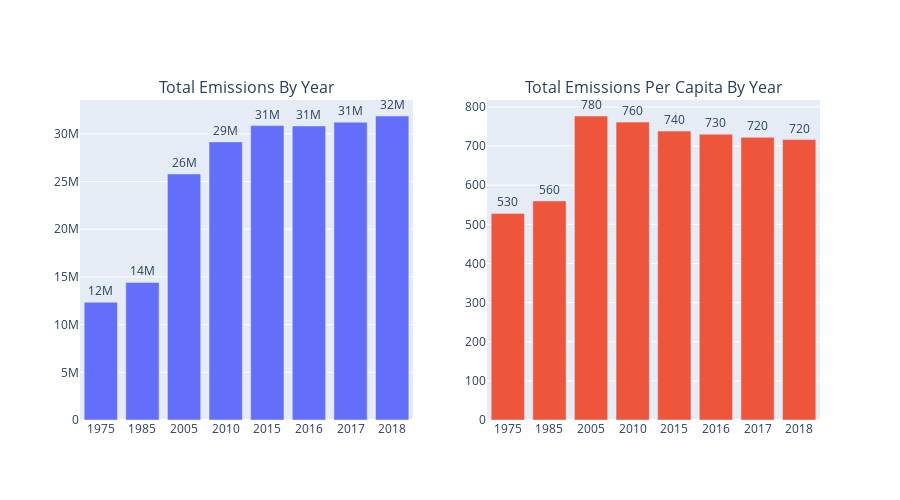

Here is the notebook cell this chart was saved with:
### Code cell
from plotly.subplots import make_subplots
from plotly import graph_objects as go

fig = make_subplots(rows=1, cols=2, 
                         specs=[
                              [{"type": "bar"}, {"type": "bar"}],                           
                              ],
                         subplot_titles=("Total Emissions By Year", "Total Emissions Per Capita By Year", ))


#Subplot1; Total Emissions By Year
emissions_total = 'Emissions (thousand metric tons of carbon dioxide)'
total_emissions = emission_agg_by_year[emission_agg_by_year.Series== emissions_total]

fig.add_trace(
     
     go.Bar(name= f"Total Emissions By Year",x = total_emissions['Year'], y=total_emissions['Total_Emission'],   legendgroup = '1', showlegend=False,
                                   text = total_emissions['Total_Emission'], textposition='outside', texttemplate='%{text:.2s}'),
     row = 1,
     col = 1,
     

)

# fig.update_yaxes(title_text='Total Emission (thousand MT of CO2 )')
# fig.update_xaxes(title_text='Year')

#Subplot2; Total Emissions Per Capita By Year
emissions_total = 'Emissions per capita (metric tons of carbon dioxide)'
total_emissions = emission_agg_by_year[emission_agg_by_year.Series== emissions_total]

fig.add_trace(
     
     go.Bar(name= f"Total Emissions By Year",x = total_emissions['Year'], y=total_emissions['Total_Emission'],   legendgroup = '1', showlegend=False,
                                   text = total_emissions['Total_Emission'], textposition='outside', texttemplate='%{text:.2s}'),
     row = 1,
     col = 2,
     

)

# fig.update_yaxes(title_text='Total Emission Per Capita (MT of CO2 )')
# fig.update_xaxes(title_text='Year')


fig.update_layout(height=500,  legend_tracegroupgap = 20)
fig.show()

### Figure 1 — Plotly figure (JSON) as saved in the notebook; plotly's stock layout.template omitted (floating-point values rounded to 4 significant figures)
{"data": [{"legendgroup": "1", "name": "Total Emissions By Year", "showlegend": false, "text": ["12342992.0", "14420731.0", "25792540.0", "29150161.0", "30857224.0", "30819714.0", "31217941.0", "31864384.0"], "textposition": "outside", "texttemplate": "%{text:.2s}", "type": "bar", "x": ["1975", "1985", "2005", "2010", "2015", "2016", "2017", "2018"], "xaxis": "x", "y": [12342992, 14420731, 25792540, 29150161, 30857224, 30819714, 31217941, 31864384], "yaxis": "y"}, {"legendgroup": "1", "name": "Total Emissions By Year", "showlegend": false, "text": ["527.9", "559.6999999999999", "776.6999999999995", "761.0999999999998", "738.1", "730.3000000000001", "722.2000000000004", "716.3999999999997"], "textposition": "outside", "texttemplate": "%{text:.2s}", "type": "bar", "x": ["1975", "1985", "2005", "2010", "2015", "2016", "2017", "2018"], "xaxis": "x2", "y": [527.9, 559.7, 776.7, 761.1, 738.1, 730.3, 722.2, 716.4], "yaxis": "y2"}], "layout": {"annotations": [{"font": {"size": 16}, "showarrow": false, "text": "Total Emissions By Year", "x": 0.225, "xanchor": "center", "xref": "paper", "y": 1, "yanchor": "bottom", "yref": "paper"}, {"font": {"size": 16}, "showarrow": false, "text": "Total Emissions Per Capita By Year", "x": 0.775, "xanchor": "center", "xref": "paper", "y": 1, "yanchor": "bottom", "yref": "paper"}], "height": 500, "legend": {"tracegroupgap": 20}, "xaxis": {"anchor": "y", "domain": [0, 0.45]}, "xaxis2": {"anchor": "y2", "domain": [0.55, 1]}, "yaxis": {"anchor": "x", "domain": [0, 1]}, "yaxis2": {"anchor": "x2", "domain": [0, 1]}}}
